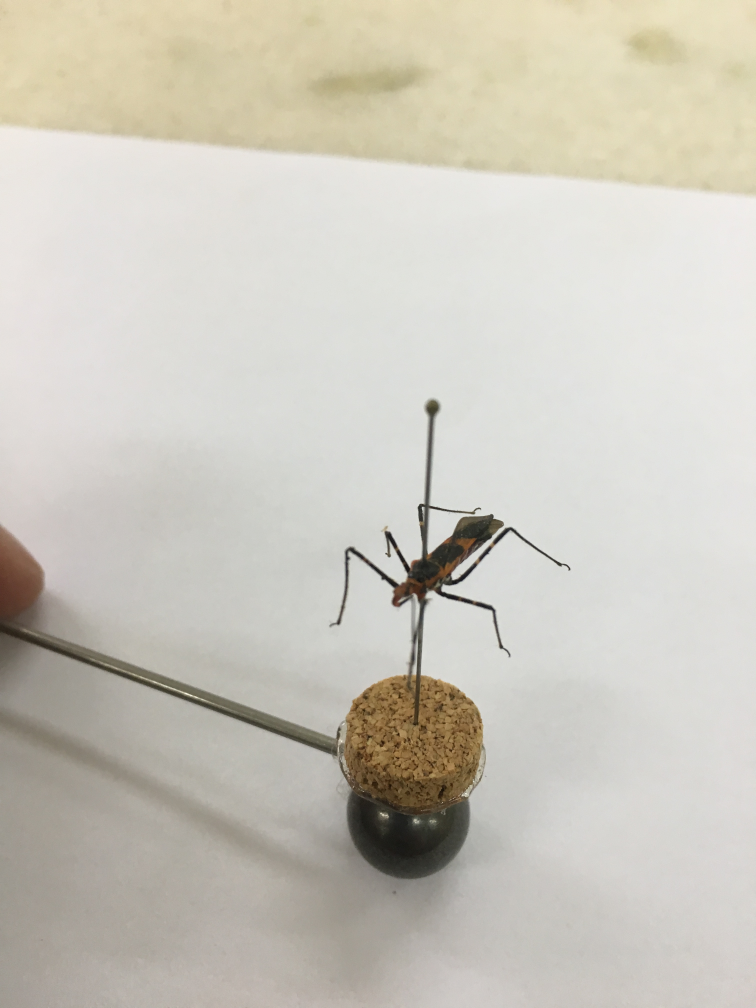
#> input picture Zellus/Zellus sp/IMG_1172.JPG, 3024 x 4032 px (shown at 1/4 size); its folder holds only this picture in this run
$ python detect.py
#> lines starting #> are read from the running program, lines starting #| are printed output that depends on the picture; after the words box and inside, x2 and y2 are one past the last pixel; in counts of white or black regions, pixels touching at a corner belong together
import cv2
import numpy as np
import os

cascade = cv2.CascadeClassifier('data/cascade.xml')

for file_type in ['Zellus sp']:
    count = 1
    for image in os.listdir(file_type):
        try:
            current_image_path = str(file_type) + '/' + str(image)
            img = cv2.imread(current_image_path)
#> img is the input picture: shape (4032, 3024, 3); mean B, G, R 189.5, 199.8, 203.5
            img = cv2.resize(img, (300, 300))
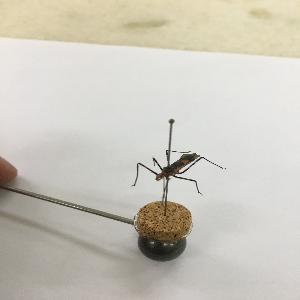
#> img: shape (300, 300, 3); mean B, G, R 189.4, 199.7, 203.4

            euschistus = cascade.detectMultiScale(img)
#> euschistus = [[138, 129, 75, 75]]

            for (x, y, w, h) in euschistus:
                cv2.rectangle(img, (x, y), (x + w, y + h), (0, 0, 255), 2)
#> this loop made 1 pass
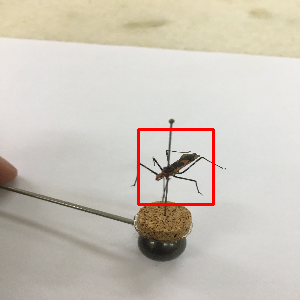
#> img: shape (300, 300, 3); 1% of pixels changed, all inside (x1, y1, x2, y2) = (137, 128, 215, 206)

            cv2.imshow('img' + str(count), img)

            count += 1
        except Exception as e:
            print(str(e))

k = cv2.waitKey(0)
#> (key Esc is pressed here)

cv2.destroyAllWindows()

$ run again, on Zellus/Zellus sp/IMG_1181.JPG
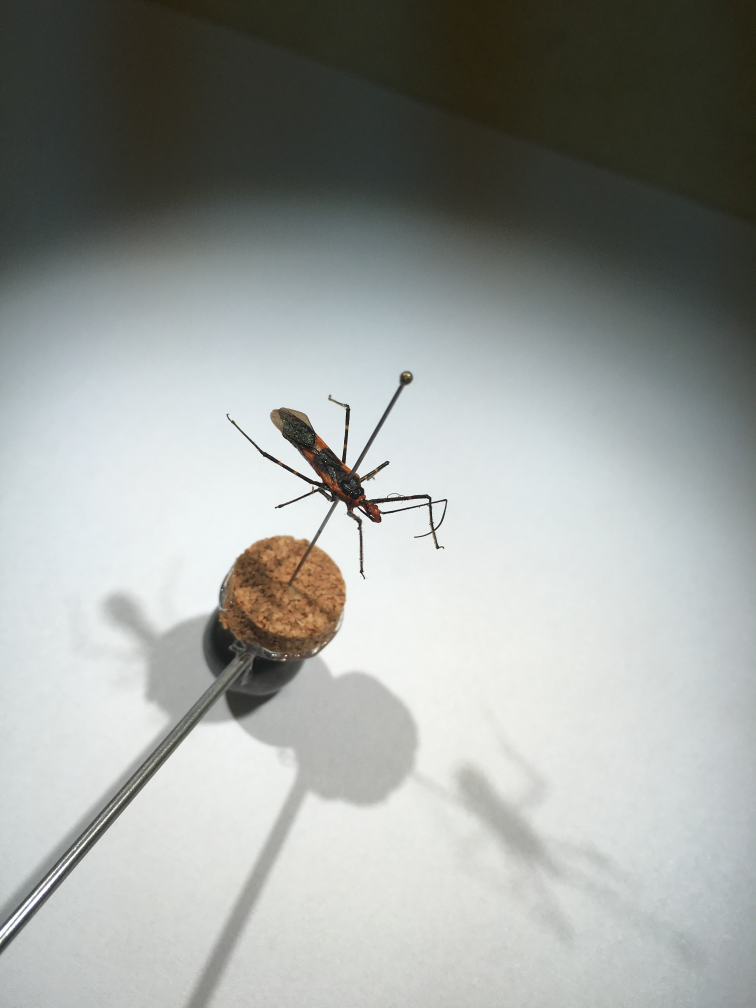
#> input picture Zellus/Zellus sp/IMG_1181.JPG, 3024 x 4032 px (shown at 1/4 size)
#> img is the input picture: shape (4032, 3024, 3); mean B, G, R 156.4, 159.8, 156.3
#> `img = cv2.resize(img, (300, 300))`:
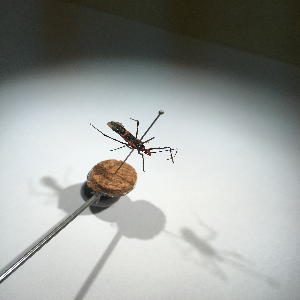
#> img: shape (300, 300, 3); mean B, G, R 156.3, 159.7, 156.2
#> euschistus = [[32, 34, 50, 50], [96, 33, 45, 45], [87, 88, 111, 111]]
#> the loop `for (x, y, w, h) in euschistus:` made 3 passes
#> after the loop `for (x, y, w, h) in euschistus:`:
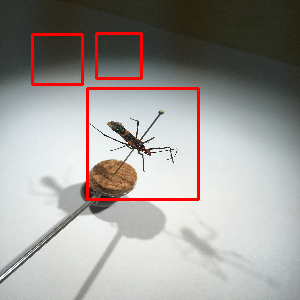
#> img: shape (300, 300, 3); 2.73% of pixels changed, all inside (x1, y1, x2, y2) = (31, 32, 200, 201)

$ run again, on Zellus/Zellus sp/IMG_1631.JPG
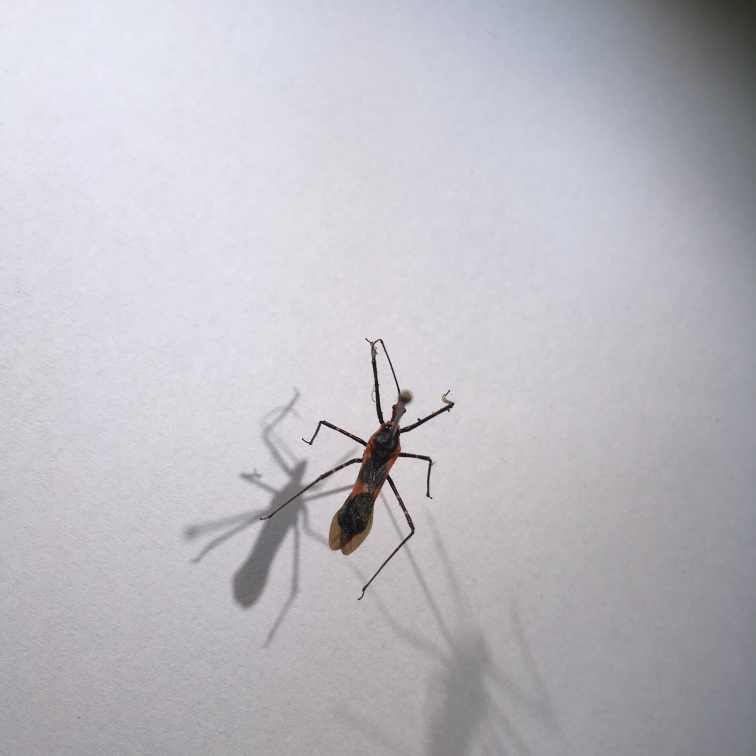
#> input picture Zellus/Zellus sp/IMG_1631.JPG, 3024 x 3024 px (shown at 1/4 size)
#> img is the input picture: shape (3024, 3024, 3); mean B, G, R 193.7, 187.1, 188.7
#> `img = cv2.resize(img, (300, 300))`:
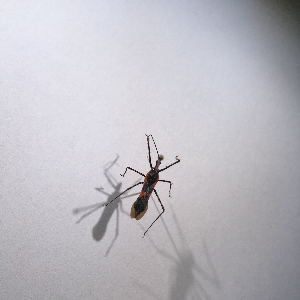
#> img: shape (300, 300, 3); mean B, G, R 193.6, 187, 188.6
#> euschistus = [[80, 125, 128, 128]]
#> the loop `for (x, y, w, h) in euschistus:` made 1 pass
#> after the loop `for (x, y, w, h) in euschistus:`:
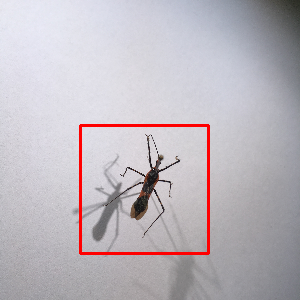
#> img: shape (300, 300, 3); 1.7% of pixels changed, all inside (x1, y1, x2, y2) = (79, 124, 210, 255)

$ run again, on Zellus/Zellus sp/IMG_1761.JPG
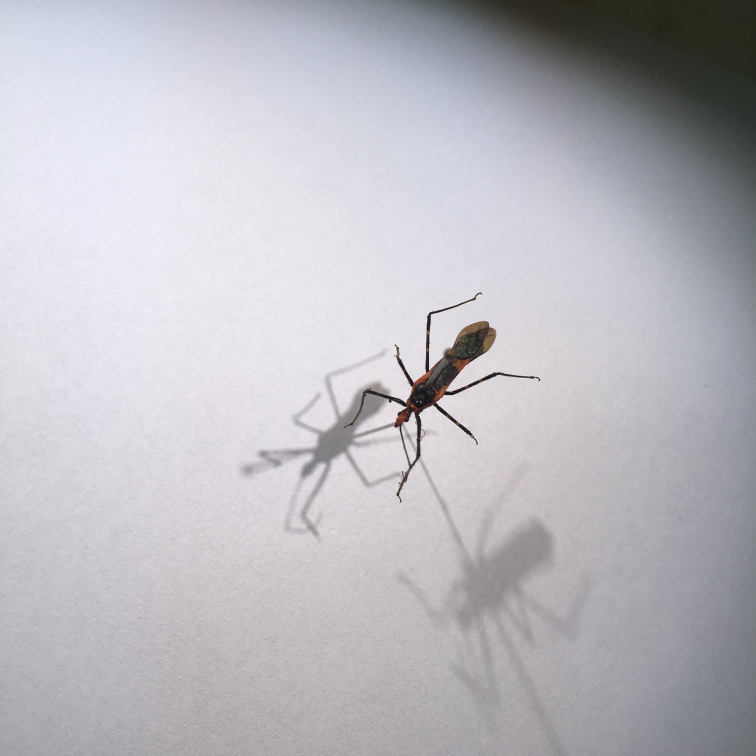
#> input picture Zellus/Zellus sp/IMG_1761.JPG, 3024 x 3024 px (shown at 1/4 size)
#> img is the input picture: shape (3024, 3024, 3); mean B, G, R 192.3, 186.2, 187.5
#> `img = cv2.resize(img, (300, 300))`:
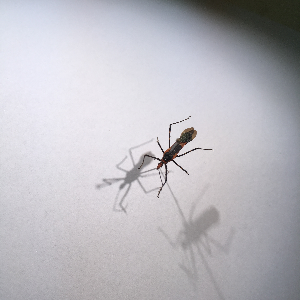
#> img: shape (300, 300, 3); mean B, G, R 192.2, 186.1, 187.4
#> euschistus = [[126, 99, 100, 100]]
#> the loop `for (x, y, w, h) in euschistus:` made 1 pass
#> after the loop `for (x, y, w, h) in euschistus:`:
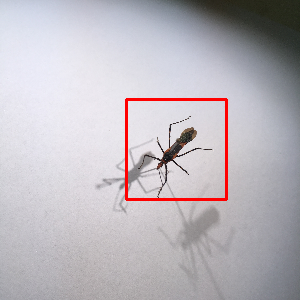
#> img: shape (300, 300, 3); 1.33% of pixels changed, all inside (x1, y1, x2, y2) = (125, 98, 228, 201)
